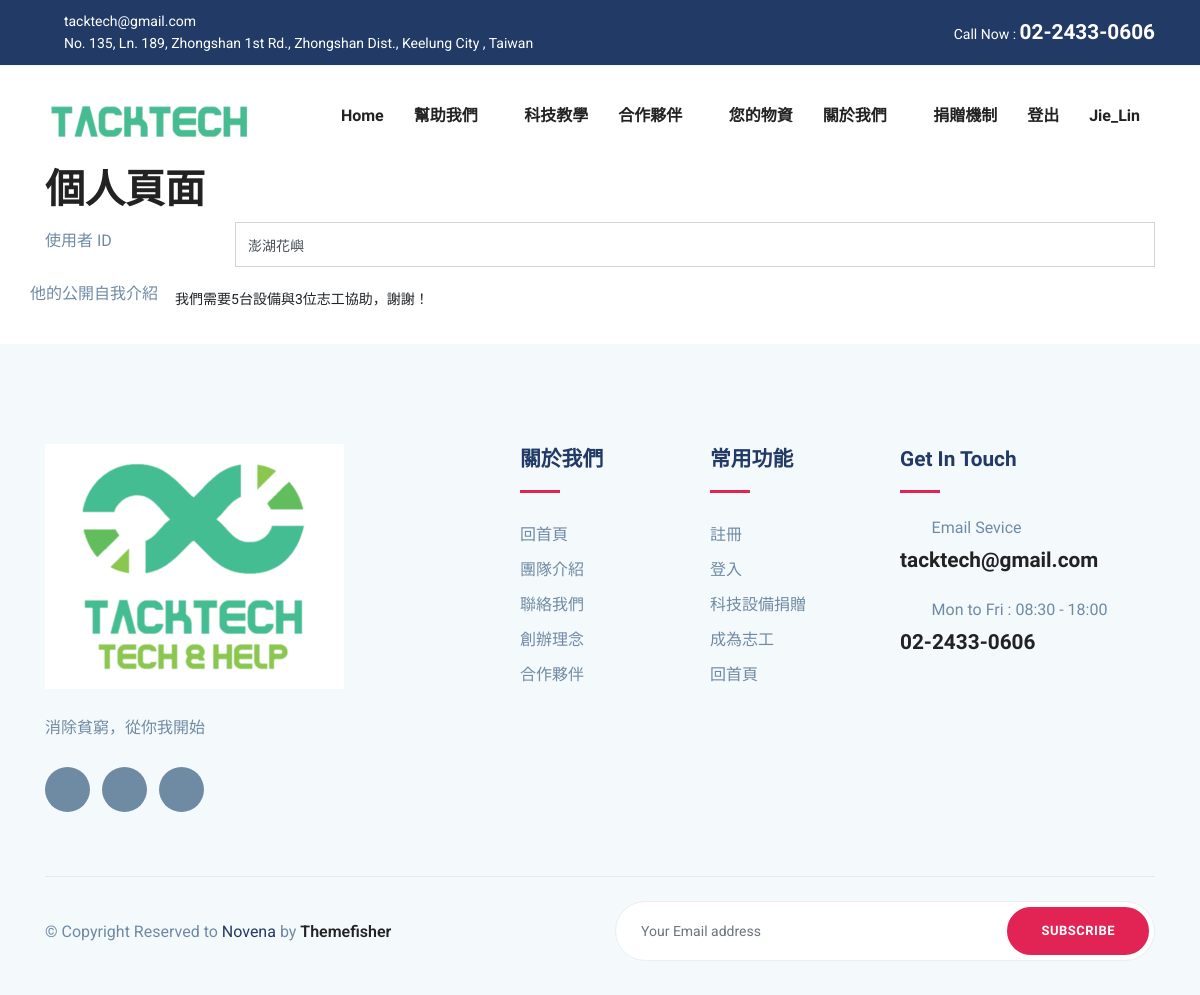
The page /澎湖花嶼 (signed in) on the database its author committed.
### myproject/models.py (models this page shows, shortened)
class User(db.Model, UserMixin):
    __tablename__ = 'user'
    id = db.Column(db.Integer, primary_key=True)
    username = db.Column(db.String(64), unique=True, index=True)
    user_id = db.Column(db.String(64),unique=True,index=True)
    password_hash = db.Column(db.String(128))
    role = db.Column(db.String(64))
    intro = db.Column(db.Text)

### app.py (the view)
@app.route('/<array_username>', methods=["GET", "POST"])
@login_required
def single_user(array_username):
    user = User.query.filter_by(user_id=array_username).first()
    if request.method == 'GET':
        return render_template('single_user.html', user=user)
    elif request.method == "POST":
        content = request.form.get('content')
        user = User.query.filter_by(username=current_user.username).first()
        user.intro = content
        db.session.commit()
        return render_template('single_user.html', user=user)

### myproject/models.py (called while the page is built)
@login_manager.user_loader
def load_user(user_id):
    return User.query.get(user_id)

### myproject/templates/single_user.html (shortened to what this page needs)
{% extends 'shared/layout.html' %}
{% block body %}
<div class="container">
    <div class="row justify-content-left ">
        <div class="col-lg-6 justify-content-left ">
            <h1>個人頁面</h1>
        </div>
    </div>
    <div class="row justify-content-center ">
        <div class="col-lg-2 justify-content-left">
            <label for="staticEmail" class="col-form-label">使用者 ID</label>
        </div>
        <div class="col-lg-10 justify-content-left mb-2">
            <input type="text" readonly class=" form-control" id="staticEmail" value={{user.user_id}}>
        </div>
    </div>
    {% if current_user.user_id == user.user_id %}
    <div class="row justify-content-left">
        <div class="col-lg-2 justify-content-left">
            <label for="staticuser" class="col-form-label">使用者電子郵件</label>
        </div>
        <div class="col-lg-10 justify-content-left">
            <input type="text" readonly class=" form-control" id="staticuser" value={{user.username}}>
        </div>
    </div>
    <div class="row justify-content-left">
        <div class="col-lg-12 justify-content-left">
            <form method="POST">
                <div class="form-floating">
                    <label for="staticuser" class="col-form-label">您的公開自我介紹，如果您是組織，也可以在這裡大致大致說明一下您們所缺少的資源！</label>
                    <textarea class="form-control" placeholder="Leave a comment here" id="floatingTextarea" type='text'
                        name='content'>{{user.intro}}</textarea>
                </div>
                <button type="submit" class="btn btn-primary m-3">更新</button>
            </form>
        </div>
    </div>
    {% else %}
    <div class="mb-4 row">
        <label for="staticEmail" class="col-form-label">他的公開自我介紹</label>
        {% if user.intro %}
        <div class="col-sm-10">
            <input type="text" readonly class="form-control-plaintext" id="staticEmail" value={{ user.intro }}>
        </div>
        {% else %}
        <div class="col-sm-10">
            <input type="text" readonly class="form-control-plaintext" id="staticEmail" value="此用戶尚未撰寫自我介紹">
        </div>
        {% endif %}
    </div>
    {% endif %}
</div>
{% endblock %}

### myproject/templates/shared/layout.html (shortened to what this page needs)
<!DOCTYPE html>
<html lang="zxx">
<head>
	<link rel="stylesheet" href="{{ url_for('static', filename='plugins/bootstrap/css/bootstrap.min.css') }}">
	<link rel="stylesheet" href="{{ url_for('static', filename='plugins/icofont/icofont.min.css') }}">
	<link rel="stylesheet" href="{{ url_for('static', filename='plugins/slick-carousel/slick/slick.css') }}">
	<link rel="stylesheet" href="{{ url_for('static', filename='plugins/slick-carousel/slick/slick-theme.css') }}">
	<link rel="stylesheet" href="{{ url_for('static', filename='css/style.css') }}">
</head>
<body id="top">
	<header>
		<div class="header-top-bar">
			<div class="container">
				<div class="row align-items-center">
					<div class="col-lg-6">
						<ul class="top-bar-info list-inline-item pl-0 mb-0">
							<li class="list-inline-item"><a href="mailto:support@gmail.com"><i
										class="icofont-support-faq mr-2"></i>tacktech@gmail.com</a></li>
							<li class="list-inline-item"><i class="icofont-location-pin mr-2"></i>No. 135, Ln. 189, Zhongshan 1st Rd., Zhongshan Dist., Keelung City , Taiwan</li>
						</ul>
					</div>
					<div class="col-lg-6">
						<div class="text-lg-right top-right-bar mt-2 mt-lg-0">
							<span>Call Now : </span>
							<span class="h4" style="color:white;">02-2433-0606</span>
						</div>
					</div>
				</div>
			</div>
		</div>
		<nav class="navbar navbar-expand-lg navigation" id="navbar">
			<div class="container">
				<a class="navbar-brand" href="/">
					<img src="{{ url_for('static', filename='images/GM/1.png') }}" alt="" class="img-fluid">
				</a>
				<div class="collapse navbar-collapse" id="navbarmain">
					<ul class="navbar-nav ml-auto">
						<li class="nav-item active">
							<a class="nav-link" href="/">Home</a>
						</li>
						<li class="nav-item dropdown">
							<a class="nav-link dropdown-toggle" href="doctor.html" id="dropdown03"
								data-toggle="dropdown" aria-haspopup="true" aria-expanded="false">幫助我們 <i
									class="icofont-thin-down"></i></a>
						</li>
						<li class="nav-item"><a class="nav-link" href="/article">科技教學</a></li>
						<li class="nav-item dropdown">
							<a class="nav-link dropdown-toggle" href="blog-sidebar.html" id="dropdown05"
								data-toggle="dropdown" aria-haspopup="true" aria-expanded="false">合作夥伴 <i
									class="icofont-thin-down"></i></a>
						</li>
						{% if current_user.role == 'I' %}
						<li class="nav-item"><a class="nav-link" href="/products">您的物資</a></li>
						{% endif %}
						<li class="nav-item dropdown">
							<a class="nav-link dropdown-toggle" href="blog-sidebar.html" id="dropdown05"
								data-toggle="dropdown" aria-haspopup="true" aria-expanded="false">關於我們 <i
									class="icofont-thin-down"></i></a>
						</li>
						<li class="nav-item"><a class="nav-link" href="/intro">捐贈機制</a></li>
						{% if current_user.is_authenticated %}
						<li class="nav-item"><a class="nav-link" href="/logout">登出</a></li>
						{% endif %}
						{% if current_user.is_authenticated %}
						<li class="nav-item"><a class="nav-link" href="/{{current_user.user_id}}">{{current_user.user_id}}</a></li>
						{% else %}
						<li class="nav-item"><a class="nav-link" href="/home">未登入</a></li>
						{% endif %}
					</ul>
				</div>
			</div>
		</nav>
	</header>
	{% block body %}
	{% endblock %}
	<footer class="footer section gray-bg">
		<div class="container">
			<div class="row">
				<div class="col-lg-4 mr-auto col-sm-6">
					<div class="widget mb-5 mb-lg-0">
						<div class="logo mb-4">
							<img src="/static/images/bg/33.png" alt="" class="img-fluid" >
						</div>
						<p>消除貧窮，從你我開始</p>
						<ul class="list-inline footer-socials mt-4">
							<li class="list-inline-item"><a href="#"><i
										class="icofont-facebook"></i></a></li>
							<li class="list-inline-item"><a href="#"><i
										class="icofont-twitter"></i></a></li>
							<li class="list-inline-item"><a href="#"><i
										class="icofont-linkedin"></i></a></li>
						</ul>
					</div>
				</div>
				<div class="col-lg-2 col-md-6 col-sm-6">
					<div class="widget mb-5 mb-lg-0">
						<h4 class="text-capitalize mb-3">關於我們</h4>
						<div class="divider mb-4"></div>
						<ul class="list-unstyled footer-menu lh-35">
							<li><a href="/">回首頁 </a></li>
							<li><a href="/team_info">團隊介紹</a></li>
							<li><a href="/contact">聯絡我們</a></li>
							<li><a href="#">創辦理念</a></li>
							<li><a href="#">合作夥伴</a></li>
						</ul>
					</div>
				</div>
				<div class="col-lg-2 col-md-6 col-sm-6">
					<div class="widget mb-5 mb-lg-0">
						<h4 class="text-capitalize mb-3">常用功能</h4>
						<div class="divider mb-4"></div>
						<ul class="list-unstyled footer-menu lh-35">
							<li><a href="/register">註冊</a></li>
							<li><a href="/login">登入</a></li>
							<li><a href="/post_product">科技設備捐贈</a></li>
							<li><a href="/volunteer">成為志工</a></li>
							<li><a href="/">回首頁</a></li>
						</ul>
					</div>
				</div>
				<div class="col-lg-3 col-md-6 col-sm-6">
					<div class="widget widget-contact mb-5 mb-lg-0">
						<h4 class="text-capitalize mb-3">Get in Touch</h4>
						<div class="divider mb-4"></div>
						<div class="footer-contact-block mb-4">
							<div class="icon d-flex align-items-center">
								<i class="icofont-email mr-3"></i>
								<span class="h6 mb-0">Email Sevice</span>
							</div>
							<h4 class="mt-2"><a href="tel:+23-345-67890">tacktech@gmail.com</a></h4>
						</div>
						<div class="footer-contact-block">
							<div class="icon d-flex align-items-center">
								<i class="icofont-support mr-3"></i>
								<span class="h6 mb-0">Mon to Fri : 08:30 - 18:00</span>
							</div>
							<h4 class="mt-2"><a href="tel:+23-345-67890">02-2433-0606</a></h4>
						</div>
					</div>
				</div>
			</div>
			<div class="footer-btm py-4 mt-5">
				<div class="row align-items-center justify-content-between">
					<div class="col-lg-6">
						<div class="copyright">
							&copy; Copyright Reserved to <span class="text-color">Novena</span> by <a
								href="https://themefisher.com/" target="_blank">Themefisher</a>
						</div>
					</div>
					<div class="col-lg-6">
						<div class="subscribe-form text-lg-right mt-5 mt-lg-0">
							<form action="#" class="subscribe">
								<input type="text" class="form-control" placeholder="Your Email address">
								<a href="#" class="btn btn-main-2 btn-round-full">Subscribe</a>
							</form>
						</div>
					</div>
				</div>
			</div>
		</div>
	</footer>
</body>
</html>

### myproject/static/css/style.css (style rules this page uses)
html { overflow-x: hidden; }
body { line-height: 1.6; font-family: "Roboto", sans-serif; -webkit-font-smoothing: antialiased; font-size: 16px; color: #6F8BA4; font-weight: 400; }
h1, .h1, h2, .h2, h3, .h3, h4, .h4, h5, .h5, h6, .h6 { font-family: "Exo", sans-serif; font-weight: 700; color: #222; }
h1, .h1 { font-size: 2.5rem; }
h4, .h4 { font-size: 1.3rem; line-height: 30px; }
h6, .h6 { font-size: 1rem; }
p { line-height: 30px; }
input[type="email"], input[type="password"], input[type="text"], input[type="tel"] { box-shadow: none; height: 45px; outline: none; font-size: 14px; }
.form-control { box-shadow: none; border-radius: 0; }
.btn { display: inline-block; font-size: 14px; font-size: 0.8125rem; font-weight: 700; letter-spacing: .5px; padding: .75rem 2rem; font-family: "Exo", sans-serif; text-transform: uppercase; border-radius: 5px; border: 2px solid transparent; transition: all .35s ease; }
.btn-main-2 { background: #e12454; color: #fff; border-color: #e12454; }
.btn-round-full { border-radius: 50px; }
.section { padding: 100px 0; }
a { color: #222; text-decoration: none; transition: all .35s ease; }
.gray-bg { background: #f4f9fc; }
#navbarmain { padding: 20px 0px; }
#navbarmain .nav-link { font-weight: 600; padding: 10px 15px; color: #222; font-family: "Exo", sans-serif; text-transform: capitalize; font-size: 16px; transition: all .25s ease; }
.dropdown-toggle::after { display: none; }
.navbar-brand { margin-top: 10px; }
.header-top-bar { background: #223a66; font-size: 14px; padding: 10px 0px; box-shadow: 0 1px 2px rgba(0, 0, 0, 0.05); color: #fff; }
.top-bar-info li a { color: #fff; margin-right: 20px; }
.text-color { color: #223a66; }
.divider { width: 40px; height: 5px; background: #e12454; }
.lh-35 { line-height: 35px; }
.footer { padding-bottom: 10px; }
.footer .copyright a { font-weight: 600; }
.logo { font-weight: 600; letter-spacing: 1px; }
.widget .divider { height: 3px; }
.widget h4 { color: #223a66; }
.widget .footer-menu a { color: #6F8BA4; }
.footer-contact-block span { font-weight: 400; color: #6F8BA4; }
.footer-contact-block i { font-size: 20px; }
.footer-btm { border-top: 1px solid rgba(0, 0, 0, 0.06); }
.footer-socials li a { width: 45px; height: 45px; background: #6F8BA4; color: #fff; display: inline-block; text-align: center; border-radius: 100%; padding-top: 12px; }
.subscribe { position: relative; }
.subscribe .form-control { border-radius: 50px; height: 60px; padding-left: 25px; border-color: #eee; }
.subscribe .btn { position: absolute; right: 6px; top: 6px; }

### myproject/templates/single_user.html (style rules this page uses)
.form-control:disabled, .form-control[readonly] { background-color: white; }

### rows shown on the page
User: user_id "Jie_Lin"
User: user_id "澎湖花嶼", intro "我們需要5台設備與3位志工協助，謝謝！"
